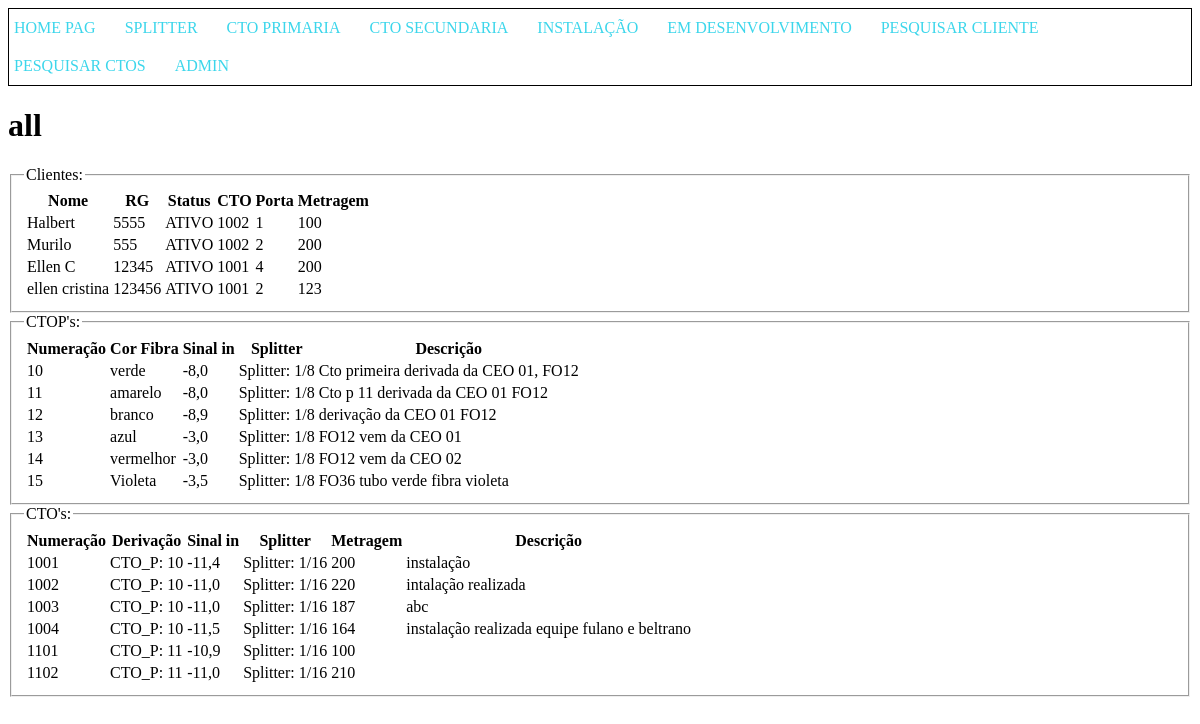
The app's page /get/, older data.
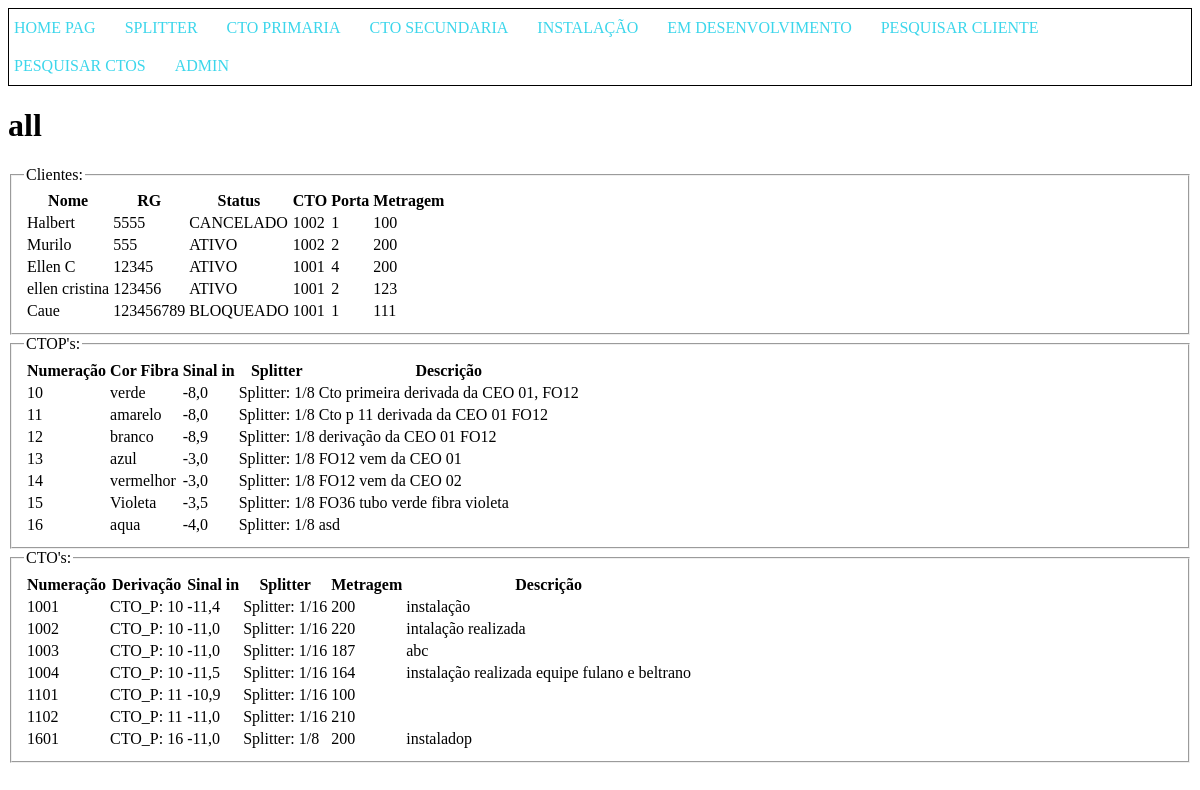
The same page, newer data.
### CTO_manager/models.py (models this page shows, shortened)
class Cliente(models.Model):
  nome = models.CharField(max_length=100) # identificação do cliente pelo nome
  rg = models.IntegerField(blank=True) # identificao do cliente RG
  status = models.CharField(max_length=15, default='ATIVO') # identificação do status do cliente  ativo, cancelado, bloqueado, se nada for atribuido inicialmente começa como 'ativo'
  porta = models.PositiveIntegerField(blank=True) # salvar a numeracao da porta que o cliente esta associado a cto, somente numeros positivos
  numeracao_cto = models.IntegerField(blank=True, null=True) # deixar salva a numeracao da cto
  metragem = models.IntegerField(default=0) # tamanho do cabo que foi utilizado para instalacao

class CtoPrimaria(models.Model):
  numeracao = models.IntegerField() # Numero de identificacao da CTO primaria
  descricao = models.TextField(blank=True, null=True, verbose_name='Descricao detalhada') # Informacoes detalhadas e observacoes sobre a CTO
  cor_fibra_entrada = models.CharField(max_length=20) # Cor da fibra de entrada para futuras manutencoes na caixa p
  sinal_entrada = models.FloatField() # Referencia para o sinal que esta chegando na caixa (futura implementacao para verificar atenuacoes na rota)
  splitter = models.ForeignKey(Splitter, on_delete=models.CASCADE) # Pre-requisito: cadastro do splitter; o tamanho do splitter define quantas CTOs secundarias a CTO primaria pode ter
  def __str__(self):
    return f"CTO_P: {self.numeracao}" # Retorna uma representacao em texto formatado com a numeracao da CTO primaria

class Splitter(models.Model):
  splitter_tipo = models.IntegerField()
  def __str__(self):
    return f"Splitter: 1/{self.splitter_tipo}"

class CtoSecundaria(models.Model):
  numeracao = models.IntegerField() # Numero de identificacao da CTO secundaria
  descricao = models.TextField(blank=True, null=True, verbose_name='Descricao detalhada') # Informacoes detalhadas e observacoes sobre a CTO
  sinal_entrada = models.FloatField() # Referencia para o sinal que esta chegando na caixa (futura implementacao para verificar atenuacoes na rota)
  splitter = models.ForeignKey(Splitter, on_delete=models.CASCADE) # Pre-requisito: cadastro do splitter; o tamanho do splitter define quantos cliente a caixa pode ter
  derivacao_ctoPrimaria = models.ForeignKey(CtoPrimaria, on_delete=models.CASCADE) # Pre-requisito: cadastro da cto primaria. buscar caixar com identificador da ctop
  metragem = models.IntegerField(default=0) # tamanho do cabo que foi utilizado para instalacao
  clientes = models.ManyToManyField(Cliente, blank=True) # Este e o tipo de campo que define uma relacao de muitos-para-muitos com o modelo Cliente.
  def __str__(self):
    return f'CTO: {self.numeracao}'

### getData/views.py (the view)
# urls.py: path('',views.pesquisa ,name='pesquisa'),
def pesquisa(request):
    template = loader.get_template('getData/pesquisa.html')
    clientes = Cliente.objects.all()
    ctops = CtoPrimaria.objects.all()
    ctos= CtoSecundaria.objects.all()
    context = {
        'titulo': 'Pesquisa form',
        'clientes': clientes,
        'ctops': ctops,
        'ctos': ctos,
    }
    for cto in ctos:
        print(f"CTO: {cto.numeracao}, S: {cto.splitter}")
        for cliente in cto.clientes.all():
            print(f"Cliente: {cliente.nome}, {cto} porta {cliente.porta}")
    return HttpResponse(template.render(context, request))

### getData/templates/getData/pesquisa.html (shortened to what this page needs)
{% extends 'base.html' %}
{% block content %}
<h1>all</h1>
  <fieldset>
    <legend>Clientes:</legend>
    <table>
      <tr>
        <th>Nome</th>
        <th>RG</th>
        <th>Status</th>
        <th>CTO</th>
        <th>Porta</th>
        <th>Metragem</th>
      </tr>
        {% for cliente in clientes %}
          <tr>
            <td>{{cliente.nome}}</td>
            <td>{{cliente.rg}}</td>
            <td>{{cliente.status}}</td>
            <td>{{cliente.numeracao_cto}}</td>
            <td>{{cliente.porta}}</td>
            <td>{{cliente.metragem}}</td>
          </tr>
        {%endfor%}
    </table>
  </fieldset>
  <fieldset>
    <legend>CTOP's:</legend>
    <table>
      <tr>
        <th>Numeração</th>
        <th>Cor Fibra</th>
        <th>Sinal in</th>
        <th>Splitter</th>
        <th>Descrição</th>
      </tr>
        {% for ctop in ctops %}
          <tr>
            <td>{{ctop.numeracao}}</td>
            <td>{{ctop.cor_fibra_entrada}}</td>
            <td>{{ctop.sinal_entrada}}</td>
            <td>{{ctop.splitter}}</td>
            <td>{{ctop.descricao}}</td>
          </tr>
        {%endfor%}
    </table>
  </fieldset>
  <fieldset>
    <legend>CTO's:</legend>
    <table>
      <tr>
        <th>Numeração</th>
        <th>Derivação</th>
        <th>Sinal in</th>
        <th>Splitter</th>
        <th>Metragem</th>
        <th>Descrição</th>
      </tr>
        {% for cto in ctos %}
          <tr>
            <td>{{cto.numeracao}}</td>
            <td>{{cto.derivacao_ctoPrimaria}}</td>
            <td>{{cto.sinal_entrada}}</td>
            <td>{{cto.splitter}}</td>
            <td>{{cto.metragem}}</td>
            <td>{{cto.descricao}}</td>
          </tr>
        {%endfor%}
    </table>
  </fieldset>
{% endblock %}

### app_home/templates/base.html (shortened to what this page needs)
<!DOCTYPE html>
<html lang="pt-br">
<head>
</head>
<body>
  <header>
    <nav>
      <a href="{% url 'home' %}">Home pag </a>
      <a href="{% url 'cadastro_splitter' %}">Splitter</a>
      <a href="{% url 'cadastro_ctop' %}">CTO primaria</a>
      <a href="{% url 'cadastro_ctos' %}">CTO secundaria</a>
      <a href="{% url 'instalacao' %}">Instalação</a>
      <a href="{% url 'pesquisa' %}">Em desenvolvimento</a>
      <a href="{% url 'pesquisa_cliente' %}">Pesquisar Cliente</a>
      <a href="{% url 'pesquisa_cto' %}">Pesquisar CTOs</a>
      <a href="http://192.168.10.33:4444/admin">admin</a>
    </nav>
    </header>
  <main>
    {% block content %}
    {% endblock %}
  </main>
</body>
</html>

### app_home/templates/base.html (style rules this page uses)
a { padding-right: 15px; display: inline-block; text-transform: uppercase; color: #3cd6eb; text-decoration: none; margin: 10px 5px; }
nav { border: 1px, solid, black; }

Row changes from the older to the newer data that the page shows:
changed Cliente "Halbert": status "ATIVO" → "CANCELADO"
added Cliente: nome "Caue", rg "123456789", status "BLOQUEADO", numeracao_cto "1001", porta "1", metragem "111"
added CtoPrimaria: numeracao "16", cor_fibra_entrada "aqua", sinal_entrada "-4,0", splitter "Splitter: 1/8", descricao "asd"
added CtoSecundaria: numeracao "1601", derivacao_ctoPrimaria "CTO_P: 16", sinal_entrada "-11,0", splitter "Splitter: 1/8", metragem "200", descricao "instaladop"
